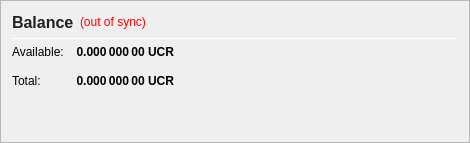
                   <widget class="QFrame" name="frame_CombinedBalances">
                    <property name="minimumSize">
                     <size>
                      <width>470</width>
                      <height>0</height>
                     </size>
                    </property>
                    <property name="frameShape">
                     <enum>QFrame::StyledPanel</enum>
                    </property>
                    <property name="frameShadow">
                     <enum>QFrame::Raised</enum>
                    </property>
                    <layout class="QVBoxLayout" name="verticalLayout_5">
                     <item>
                      <layout class="QHBoxLayout" name="horizontalLayout_5" stretch="0,0,0">
                       <item>
                        <widget class="QLabel" name="label_5z">
                         <property name="minimumSize">
                          <size>
                           <width>0</width>
                           <height>20</height>
                          </size>
                         </property>
                         <property name="styleSheet">
                            <string>QLabel {
                                color: #202020;
                            }</string>
                         </property>
                         <property name="font">
                          <font>
                           <pointsize>12</pointsize>
                           <weight>75</weight>
                           <bold>true</bold>
                          </font>
                         </property>
                         <property name="toolTip">
                          <string>Balance (including unconfirmed and immature coins)</string>
                         </property>
                         <property name="text">
                          <string>Balance</string>
                         </property>
                        </widget>
                       </item>
                       <item>
                        <widget class="QLabel" name="labelWalletStatus">
                         <property name="cursor">
                          <cursorShape>WhatsThisCursor</cursorShape>
                         </property>
                         <property name="toolTip">
                          <string>The displayed information may be out of date. Your wallet automatically synchronizes with the UltraClear network after a connection is established, but this process has not completed yet.</string>
                         </property>
                         <property name="styleSheet">
                          <string notr="true">QLabel { color: red; }</string>
                         </property>
                         <property name="text">
                          <string notr="true">(out of sync)</string>
                         </property>
                         <property name="alignment">
                          <set>Qt::AlignLeading|Qt::AlignLeft|Qt::AlignVCenter</set>
                         </property>
                        </widget>
                       </item>
                       <item>
                        <spacer name="horizontalSpacer_1">
                         <property name="orientation">
                          <enum>Qt::Horizontal</enum>
                         </property>
                         <property name="sizeHint" stdset="0">
                          <size>
                           <width>40</width>
                           <height>20</height>
                          </size>
                         </property>
                        </spacer>
                       </item>
                      </layout>
                     </item>
                     <item>
                      <widget class="Line" name="line_CombinedBalance">
                       <property name="minimumSize">
                        <size>
                         <width>0</width>
                         <height>1</height>
                        </size>
                       </property>
                       <property name="maximumSize">
                        <size>
                         <width>16777215</width>
                         <height>1</height>
                        </size>
                       </property>
                       <property name="orientation">
                        <enum>Qt::Horizontal</enum>
                       </property>
                      </widget>
                     </item>
                     <item>
                      <layout class="QGridLayout" name="gridLayout_3">
                       <property name="spacing">
                        <number>12</number>
                       </property>
                       <item row="1" column="0">
                        <widget class="QLabel" name="labelBalanceTextz">
                         <property name="text">
                          <string>Available:</string>
                         </property>
                        </widget>
                       </item>
                       <item row="1" column="1">
                        <widget class="QLabel" name="labelBalancez">
                         <property name="font">
                          <font>
                           <weight>75</weight>
                           <bold>true</bold>
                          </font>
                         </property>
                         <property name="cursor">
                          <cursorShape>IBeamCursor</cursorShape>
                         </property>
                         <property name="toolTip">
                          <string>Your current spendable balance</string>
                         </property>
                         <property name="text">
                          <string notr="true">0.000 000 00 UCR</string>
                         </property>
                         <property name="alignment">
                          <set>Qt::AlignRight|Qt::AlignTrailing|Qt::AlignVCenter</set>
                         </property>
                         <property name="textInteractionFlags">
                          <set>Qt::LinksAccessibleByMouse|Qt::TextSelectableByKeyboard|Qt::TextSelectableByMouse</set>
                         </property>
                        </widget>
                       </item>
                       <item row="2" column="0">
                        <widget class="QLabel" name="labelTotalTextz">
                         <property name="text">
                          <string>Total:</string>
                         </property>
                        </widget>
                       </item>
                       <item row="2" column="1">
                        <widget class="QLabel" name="labelTotalz">
                         <property name="font">
                          <font>
                           <weight>75</weight>
                           <bold>true</bold>
                          </font>
                         </property>
                         <property name="cursor">
                          <cursorShape>IBeamCursor</cursorShape>
                         </property>
                         <property name="toolTip">
                          <string>Total Balance, including all unavailable coins.</string>
                         </property>
                         <property name="text">
                          <string notr="true">0.000 000 00 UCR</string>
                         </property>
                         <property name="alignment">
                          <set>Qt::AlignRight|Qt::AlignTrailing|Qt::AlignVCenter</set>
                         </property>
                         <property name="textInteractionFlags">
                          <set>Qt::LinksAccessibleByMouse|Qt::TextSelectableByKeyboard|Qt::TextSelectableByMouse</set>
                         </property>
                        </widget>
                       </item>
                       <item row="2" column="3">
                        <spacer name="horizontalSpacer_2">
                         <property name="orientation">
                          <enum>Qt::Horizontal</enum>
                         </property>
                         <property name="sizeHint" stdset="0">
                          <size>
                           <width>40</width>
                           <height>20</height>
                          </size>
                         </property>
                        </spacer>
                       </item>
                      </layout>
                     </item>
                     <item>
                      <spacer name="verticalSpacer_1">
                       <property name="orientation">
                        <enum>Qt::Vertical</enum>
                       </property>
                       <property name="sizeHint" stdset="0">
                        <size>
                         <width>20</width>
                         <height>40</height>
                        </size>
                       </property>
                      </spacer>
                     </item>
                    </layout>
                   </widget>
